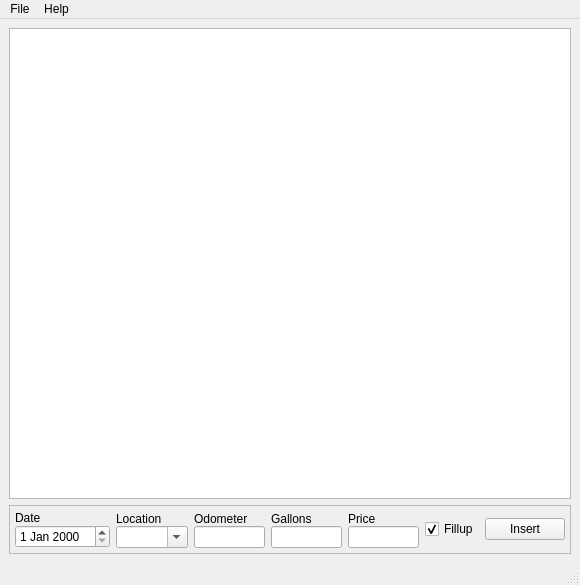
<?xml version="1.0" encoding="UTF-8"?>
<ui version="4.0">
 <class>MainWindow</class>
 <widget class="QMainWindow" name="MainWindow">
  <property name="geometry">
   <rect>
    <x>0</x>
    <y>0</y>
    <width>580</width>
    <height>585</height>
   </rect>
  </property>
  <property name="windowTitle">
   <string>Fuel Mileage</string>
  </property>
  <widget class="QWidget" name="centralwidget">
   <layout class="QVBoxLayout" name="verticalLayout_9">
    <item>
     <widget class="QTableView" name="viewTable"/>
    </item>
    <item>
     <widget class="QFrame" name="frame">
      <property name="frameShape">
       <enum>QFrame::StyledPanel</enum>
      </property>
      <property name="frameShadow">
       <enum>QFrame::Raised</enum>
      </property>
      <layout class="QHBoxLayout" name="horizontalLayout">
       <property name="margin">
        <number>5</number>
       </property>
       <item>
        <layout class="QVBoxLayout" name="verticalLayout">
         <property name="spacing">
          <number>0</number>
         </property>
         <item>
          <widget class="QLabel" name="labelDate">
           <property name="text">
            <string>Date</string>
           </property>
          </widget>
         </item>
         <item>
          <widget class="QDateEdit" name="editDate"/>
         </item>
        </layout>
       </item>
       <item>
        <layout class="QVBoxLayout" name="verticalLayout_2">
         <property name="spacing">
          <number>0</number>
         </property>
         <item>
          <widget class="QLabel" name="labelLocation">
           <property name="text">
            <string>Location</string>
           </property>
          </widget>
         </item>
         <item>
          <widget class="QComboBox" name="editLocation">
           <property name="sizePolicy">
            <sizepolicy hsizetype="Expanding" vsizetype="Fixed">
             <horstretch>0</horstretch>
             <verstretch>0</verstretch>
            </sizepolicy>
           </property>
           <property name="editable">
            <bool>true</bool>
           </property>
           <property name="insertPolicy">
            <enum>QComboBox::InsertAlphabetically</enum>
           </property>
           <property name="frame">
            <bool>true</bool>
           </property>
          </widget>
         </item>
        </layout>
       </item>
       <item>
        <layout class="QVBoxLayout" name="verticalLayout_3">
         <property name="spacing">
          <number>0</number>
         </property>
         <item>
          <widget class="QLabel" name="labelOdometer">
           <property name="text">
            <string>Odometer</string>
           </property>
          </widget>
         </item>
         <item>
          <widget class="QLineEdit" name="editOdometer"/>
         </item>
        </layout>
       </item>
       <item>
        <layout class="QVBoxLayout" name="verticalLayout_7">
         <property name="spacing">
          <number>0</number>
         </property>
         <item>
          <widget class="QLabel" name="labelGallons">
           <property name="text">
            <string>Gallons</string>
           </property>
          </widget>
         </item>
         <item>
          <widget class="QLineEdit" name="editGallons"/>
         </item>
        </layout>
       </item>
       <item>
        <layout class="QVBoxLayout" name="verticalLayout_8">
         <property name="spacing">
          <number>0</number>
         </property>
         <item>
          <widget class="QLabel" name="labelPrice">
           <property name="text">
            <string>Price</string>
           </property>
          </widget>
         </item>
         <item>
          <widget class="QLineEdit" name="editPrice"/>
         </item>
        </layout>
       </item>
       <item>
        <widget class="QCheckBox" name="checkFillup">
         <property name="text">
          <string>Fillup</string>
         </property>
         <property name="checked">
          <bool>true</bool>
         </property>
        </widget>
       </item>
       <item>
        <widget class="QPushButton" name="buttonInsert">
         <property name="text">
          <string>Insert</string>
         </property>
        </widget>
       </item>
      </layout>
     </widget>
    </item>
   </layout>
  </widget>
  <widget class="QMenuBar" name="menubar">
   <property name="geometry">
    <rect>
     <x>0</x>
     <y>0</y>
     <width>580</width>
     <height>21</height>
    </rect>
   </property>
   <widget class="QMenu" name="menuFile">
    <property name="title">
     <string>File</string>
    </property>
    <addaction name="actionImport"/>
    <addaction name="actionExport"/>
    <addaction name="separator"/>
    <addaction name="actionClose"/>
   </widget>
   <widget class="QMenu" name="menuHelp">
    <property name="title">
     <string>Help</string>
    </property>
    <addaction name="actionAbout"/>
   </widget>
   <addaction name="menuFile"/>
   <addaction name="menuHelp"/>
  </widget>
  <widget class="QStatusBar" name="statusbar"/>
  <action name="actionClose">
   <property name="text">
    <string>Close</string>
   </property>
  </action>
  <action name="actionImport">
   <property name="text">
    <string>Import</string>
   </property>
  </action>
  <action name="actionAbout">
   <property name="text">
    <string>About</string>
   </property>
  </action>
  <action name="actionExport">
   <property name="text">
    <string>Export</string>
   </property>
  </action>
 </widget>
 <resources/>
 <connections/>
</ui>
